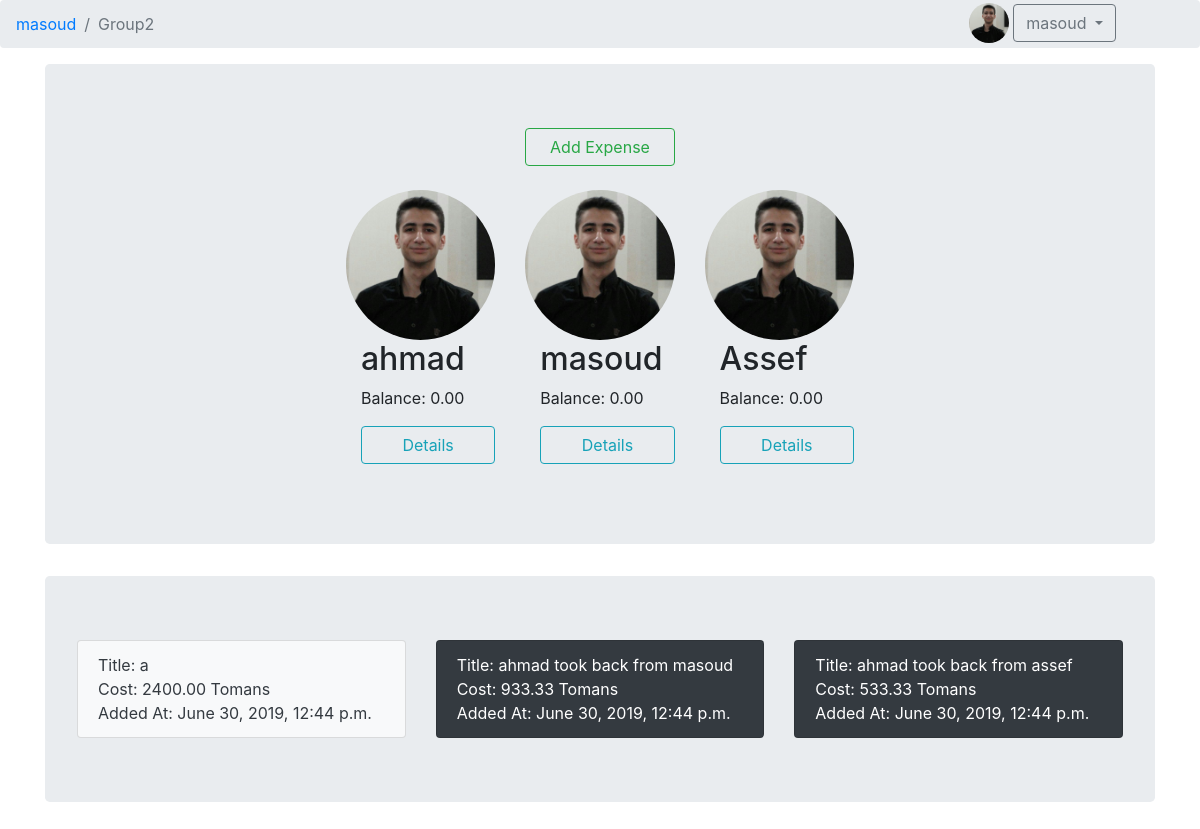
Page /test/view (signed in) on the committed database.
### main/models.py (models this page shows, shortened)
class Account(models.Model):
    user = models.OneToOneField(User, on_delete=models.CASCADE)
    profile_picture = models.ImageField(
        upload_to='main/static/img/profile_pictures', blank=True)
    def get_add_url(self):
        return f"/add-group"
    def get_absolute_url(self):
        return f"{self.user.get_username()}"

class Group(models.Model):
    group_id = models.SlugField(max_length=20, unique=True)
    group_name = models.CharField(max_length=20)
    admin_fk = models.ForeignKey(Account, on_delete=models.CASCADE)
    group_picture = models.ImageField(
        upload_to='main/static/img/group_pictures', blank=True)

class GroupMember(models.Model):
    group_fk = models.ForeignKey(Group, on_delete=models.CASCADE)
    member_fk = models.ForeignKey(Account, on_delete=models.CASCADE)
    balance = models.FloatField(default=0)

class Expense(models.Model):
    expense_type = models.CharField(max_length=10, default='payment')
    group_fk = models.ForeignKey(Group, on_delete=models.CASCADE)
    adder_fk = models.ForeignKey(Account, on_delete=models.CASCADE,
                                 related_name='adder_fk')
    payer_fk = models.ForeignKey(Account, on_delete=models.CASCADE,
                                 related_name='payer_fk')
    title = models.CharField(max_length=20)
    cost = models.FloatField(default=0)
    date_time = models.DateTimeField(auto_now=True, null=True)

### main/views.py (the view)
# urls.py: path('<slug:group_id>/view', views.group_view),
@login_required
def group_view(request, group_id):
    if request.method == 'POST':
        try:
            member_id = request.POST['member_id']
            group = Group.objects.get(group_id=group_id)
            member = Account.objects.get(
                user=User.objects.get(username=member_id))
            GroupMember.objects.create(group_fk=group, member_fk=member)
            expenses = Expense.objects.filter(group_fk=group)
            for expense in expenses:
                ExpenseRatio.objects.create(
                    expense_fk=expense, member_fk=member)
            return redirect(group_view, group_id=group_id)
        except Exception:
            title = 'Add New Member Error'
    else:
        title = 'Group'
    template_name = 'group.html'
    group = Group.objects.get(group_id=group_id)
    account = Account.objects.get(user=request.user)
    members = GroupMember.objects.filter(group_fk=group)
    expenses = Expense.objects.filter(group_fk=group)
    balance_details = BalanceDetail.objects.filter(group_fk=group)
    details = {}
    for member in members:
        temp = {}
        for balance_detail in balance_details:
            if balance_detail.debtor_fk == member.member_fk:
                temp[balance_detail.creditor_fk.user.username] = balance_detail.amount
            elif balance_detail.creditor_fk == member.member_fk:
                temp[balance_detail.debtor_fk.user.username] = balance_detail.amount
        details[member.member_fk.user.username] = temp
    context = {'title': title, 'group': group,
               'members': members, 'account': account,
               'expenses': expenses, 'details': details}
    return render(request, template_name, context)

### main/templates/group.html (shortened to what this page needs)
{% extends "base.html" %}
{% load static %}
{% block navbar %}
<div class="dropdown" style="position: absolute; right: 7%; padding-top: 3px;">
    {% if account.profile_picture %}
    <img src="{{ account.get_profile_picture_address }}" class="rounded-circle" width="40" height="40"></img>
    {% else %}
    <img src="{% static 'img/test.jpeg' %}" class="rounded-circle" width="40" height="40"></img>
    {% endif %}
    <button type="button" class="btn btn-outline-secondary dropdown-toggle" data-toggle="dropdown" aria-haspopup="true"
        aria-expanded="false">
        {{account.user.get_short_name}}
    </button>
</div>
<nav aria-label="breadcrumb">
    <ol class="breadcrumb">
        <li class="breadcrumb-item"><a href="/{{account.get_absolute_url}}">{{account.user.get_short_name}}</a></li>
        <li class="breadcrumb-item active" aria-current="page">{{group.group_name}}</li>
    </ol>
</nav>
{% endblock %}
{% block content %}
<main role="main" class="container">
    <div class="jumbotron">
        <div class="row justify-content-center">
            <div class="col col-10 col-md-2">
                <a type="button" class="btn btn-outline-success" style="width: 100%;" href="add-expense">Add Expense</a>
            </div>
        </div>
        <div class="row justify-content-center">
            {% for member in members %}
            <div class="col col-10 col-sm-5 col-md-2">
                <img class="rounded-circle" src="{% static 'img/test.jpeg' %}" style="width: 100%;">
                <h2 style="padding-left: 10%;">{{ member.member_fk.user.first_name }}</h2>
                <p style="padding-left: 10%;">Balance: {{ member.balance|floatformat:2 }}</p>
                <p style="padding-left: 10%;">
                    <button style="width: 100%;" class="btn btn-outline-info" type="button" data-toggle="collapse"
                        data-target="#{{ member.member_fk.user.first_name }}" aria-expanded="false"
                        aria-controls="{{ member.member_fk.user.first_name }}">
                        Details
                    </button>
                </p>
            </div>
            {% endfor %}
        </div>
    </div>
    <div class="jumbotron">
        <div class="row justify-content-center">
            {% for expense in expenses %}
            <div class="col col-12 col-sm-6 col-md-4">
                <a class="card-link" href="{{ expense.pk }}">
                    <ul class="list-group">
                        {% if expense.expense_type == 'payment' %}
                        <li class="list-group-item bg-light text-dark">
                            {% endif %}
                            {% if expense.expense_type == 'settle' %}
                        <li class="list-group-item bg-dark text-white">
                            {% endif %}
                            Title: {{ expense.title }}
                            Cost: {{ expense.cost|floatformat:2 }} Tomans
                            Added At: {{ expense.date_time }}
                        </li>
                    </ul>
                </a>
            </div>
            {% endfor %}
        </div>
    </div>
</main>
{% endblock %}

### rows in the picture
Account: user.get_short_name "masoud"
Group: group_name "Group2"
GroupMember: member_fk.user.first_name "ahmad", balance "0.00"
GroupMember: member_fk.user.first_name "masoud", balance "0.00"
GroupMember: member_fk.user.first_name "Assef", balance "0.00"
Expense: title "a", cost "2400.00", date_time "June 30, 2019, 12:44 p.m."
Expense: title "ahmad took back from masoud", cost "933.33", date_time "June 30, 2019, 12:44 p.m."
Expense: title "ahmad took back from assef", cost "533.33", date_time "June 30, 2019, 12:44 p.m."
